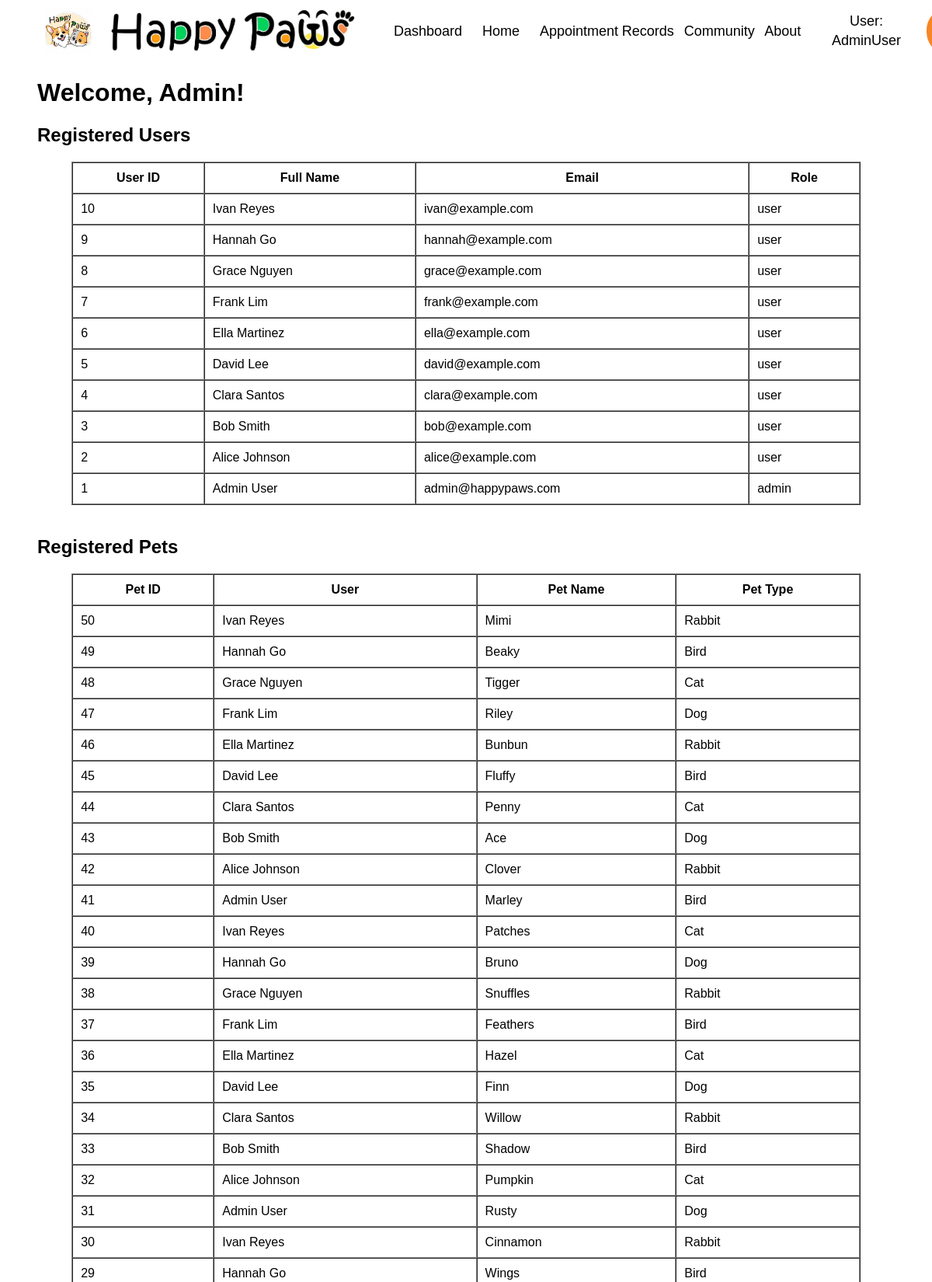
Page /admin/dashboard.php (signed in, upper part) on the committed database.
### tables this page shows
CREATE TABLE IF NOT EXISTS users (
    id INT AUTO_INCREMENT PRIMARY KEY,
    fname VARCHAR(50) NOT NULL,
    lname VARCHAR(50) NOT NULL,
    phone VARCHAR(20),
    email VARCHAR(100) NOT NULL UNIQUE,
    password VARCHAR(255) NOT NULL,
    role VARCHAR(20) DEFAULT 'user',
    created_at TIMESTAMP DEFAULT CURRENT_TIMESTAMP
);

CREATE TABLE IF NOT EXISTS pets (
    id INT AUTO_INCREMENT PRIMARY KEY,
    user_id INT NOT NULL,
    name VARCHAR(50) NOT NULL,
    type VARCHAR(20) NOT NULL,
    FOREIGN KEY (user_id) REFERENCES users(id) ON DELETE CASCADE
);

### admin/dashboard.php (the view, shortened to what this page needs)
<?php
include_once(__DIR__ . "/../includes/db.php");
$sql = "SELECT id, fname, lname, email, role FROM users ORDER BY id DESC";
$result = mysqli_query($conn, $sql);
?>
<!DOCTYPE html>
<html>
<head>
    <link rel="stylesheet" href="/AppPaws/css/style.css">
</head>
<body>
<?php include_once(__DIR__ . "/../includes/header.php"); ?>
<div class="container">
    <h1>Welcome, <?php echo htmlspecialchars($_SESSION["fname"]); ?>!</h1>
    <h2>Registered Users</h2>
    <table border="1" cellpadding="10" cellspacing="0" style="width:92%; margin:auto;">
        <thead>
            <tr>
                <th>User ID</th>
                <th>Full Name</th>
                <th>Email</th>
                <th>Role</th>
            </tr>
        </thead>
        <tbody>
            <?php while ($row = mysqli_fetch_assoc($result)): ?>
                <tr>
                    <td><?php echo $row["id"]; ?></td>
                    <td><?php echo htmlspecialchars($row["fname"] . " " . $row["lname"]); ?></td>
                    <td><?php echo htmlspecialchars($row["email"]); ?></td>
                    <td><?php echo htmlspecialchars($row["role"]); ?></td>
                </tr>
            <?php endwhile; ?>
        </tbody>
    </table>
    <h2 style="margin-top:40px;">Registered Pets</h2>
    <table border="1" cellpadding="10" cellspacing="0" style="width:92%; margin:auto;">
        <thead>
            <tr>
                <th>Pet ID</th>
                <th>User</th>
                <th>Pet Name</th>
                <th>Pet Type</th>
            </tr>
        </thead>
        <tbody>
            <?php
            $pet_sql = "SELECT p.id, p.name, p.type, u.fname, u.lname FROM pets p JOIN users u ON p.user_id = u.id ORDER BY p.id DESC";
            $pet_result = mysqli_query($conn, $pet_sql);
            while ($pet = mysqli_fetch_assoc($pet_result)) {
                echo "<tr>";
                echo "<td>" . $pet['id'] . "</td>";
                echo "<td>" . htmlspecialchars($pet['fname'] . ' ' . $pet['lname']) . "</td>";
                echo "<td>" . htmlspecialchars($pet['name']) . "</td>";
                echo "<td>" . htmlspecialchars($pet['type']) . "</td>";
                echo "</tr>";
            }
            ?>
        </tbody>
    </table>
</div>
</body>
</html>

### includes/header.php
<header id="main-header">
    <div class="container">
        <section class="top-bar" style="display: flex; align-items: center; justify-content: space-between;">
            <div style="flex: 1; display: flex; align-items: center; gap: 20px;">
                <a class="title" href="index.php" style="display: flex; align-items: center; gap: 10px;">
                    <img src="/AppPaws/assets/logo.png" alt="Logo" style="height:60px; width:auto; display:block;">
                    <img src="/AppPaws/assets/title.jpg" alt="Title" style="height:60px; width:auto; display:block;">
                </a>
                <?php if (isset($_SESSION['role']) && $_SESSION['role'] === 'admin'): ?>
                    <a href="/AppPaws/admin/dashboard.php" class="<?php echo ($current == 'dashboard.php') ? 'active' : ''; ?>">Dashboard</a>
                <?php endif; ?>
            </div>
            <div class="header-right" style="flex: 2; display: flex; justify-content: flex-end; align-items: center;">
                <?php
                $current = basename($_SERVER['PHP_SELF']);
                ?>
                <a href="/AppPaws/index.php" class="<?php echo ($current == 'index.php') ? 'active' : ''; ?>">Home</a>
                <?php if (isset($_SESSION["fname"])): ?>
                    <a href="/AppPaws/appointment.php" class="<?php echo ($current == 'appointment.php') ? 'active' : ''; ?>">Appointment</a>
                <?php else: ?>
                    <a onclick="showRegister()">Appointment</a>
                <?php endif; ?>
                <a href="/AppPaws/records.php" class="<?php echo ($current == 'records.php') ? 'active' : ''; ?>">Records</a>
                <a href="/AppPaws/community.php" class="<?php echo ($current == 'community.php') ? 'active' : ''; ?>">Community</a>
                <a href="/AppPaws/about.php" class="<?php echo ($current == 'about.php') ? 'active' : ''; ?>">About</a>
                <?php if (isset($_SESSION["fname"])): ?>
                    <a>User: <?php echo $_SESSION["fname"] . $_SESSION["lname"]; ?></a>
                    <form id="myform" action="/AppPaws/accounts/logout.php" method="post" style="margin:0; padding:0; border:none; background:none; display:inline;">
                        <button id="logout" type="submit" style="background-color: #f88624; border: solid #f88624; border-radius: 30px; color: white; transition: background 0.2s, border 0.2s; font: inherit; padding: 10px 20px; cursor: pointer; margin-left: 10px;">Log out</button>
                    </form>
                <?php else: ?>
                    <a id="signup" onclick="showRegister()">Sign up</a>
                    <a id="login" onclick="showLogin()">Log in</a>
                <?php endif; ?>
            </div>
        </section>
    </div>
</header>

### css/style.css (style rules this page uses)
* { box-sizing: border-box; }
body { margin: 0; font-family: sans-serif; }
.container { width: 92%; margin: auto; height: 100%; }
header, footer { height: 80px; overflow: hidden; background-color: white; }
.top-bar { height: 100%; display: flex; align-items: center; justify-content: space-between; }
header a { float: left; color: black; text-align: center; text-decoration: none; font-size: 18px; line-height: 25px; border-radius: 4px; min-width: 80px; padding: 10px; }
header a.title { font-size: 25px; font-weight: bold; }
.header-right { float: right; }
#logout { background-color: #f88624; border: solid #f88624; border-radius: 30px; color: white; transition: background 0.2s, border 0.2s; }
header a.title img { display: block; height: 60px; margin: 0 auto; }

### rows in the picture
users: id "10", fname+lname "Ivan Reyes", email "ivan@example.com", role "user"
users: id "9", fname+lname "Hannah Go", email "hannah@example.com", role "user"
users: id "8", fname+lname "Grace Nguyen", email "grace@example.com", role "user"
users: id "7", fname+lname "Frank Lim", email "frank@example.com", role "user"
users: id "6", fname+lname "Ella Martinez", email "ella@example.com", role "user"
users: id "5", fname+lname "David Lee", email "david@example.com", role "user"
users: id "4", fname+lname "Clara Santos", email "clara@example.com", role "user"
users: id "3", fname+lname "Bob Smith", email "bob@example.com", role "user"
users: id "2", fname+lname "Alice Johnson", email "alice@example.com", role "user"
users: id "1", fname+lname "Admin User", email "admin@happypaws.com", role "admin"
pets: id "50", user.lname "Ivan Reyes", name "Mimi", type "Rabbit"
pets: id "49", user.lname "Hannah Go", name "Beaky", type "Bird"
pets: id "48", user.lname "Grace Nguyen", name "Tigger", type "Cat"
pets: id "47", user.lname "Frank Lim", name "Riley", type "Dog"
pets: id "46", user.lname "Ella Martinez", name "Bunbun", type "Rabbit"
pets: id "45", user.lname "David Lee", name "Fluffy", type "Bird"
pets: id "44", user.lname "Clara Santos", name "Penny", type "Cat"
pets: id "43", user.lname "Bob Smith", name "Ace", type "Dog"
pets: id "42", user.lname "Alice Johnson", name "Clover", type "Rabbit"
pets: id "41", user.lname "Admin User", name "Marley", type "Bird"
pets: id "40", user.lname "Ivan Reyes", name "Patches", type "Cat"
pets: id "39", user.lname "Hannah Go", name "Bruno", type "Dog"
pets: id "38", user.lname "Grace Nguyen", name "Snuffles", type "Rabbit"
pets: id "37", user.lname "Frank Lim", name "Feathers", type "Bird"
pets: id "36", user.lname "Ella Martinez", name "Hazel", type "Cat"
pets: id "35", user.lname "David Lee", name "Finn", type "Dog"
pets: id "34", user.lname "Clara Santos", name "Willow", type "Rabbit"
pets: id "33", user.lname "Bob Smith", name "Shadow", type "Bird"
pets: id "32", user.lname "Alice Johnson", name "Pumpkin", type "Cat"
pets: id "31", user.lname "Admin User", name "Rusty", type "Dog"
pets: id "30", user.lname "Ivan Reyes", name "Cinnamon", type "Rabbit"
pets: id "29", user.lname "Hannah Go", name "Wings", type "Bird"

### other values in the picture
$_SESSION["fname"] "Admin"
$_SESSION["lname"] "User"
